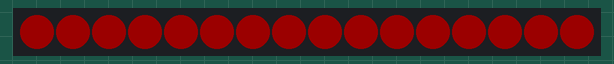
The sketch below on a simulated Arduino Uno, built with avr-gcc and run on an emulated ATmega328P. On the bench: 16 RGB LEDs in strip order, left to right. Dim RGB values are drawn brighter than linear.

Above: at 0.45 s.
At 19.71 s:
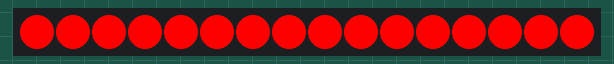

The sketch:

ex04_pulse.ino
```cpp
/** Ramp up all the pixel intensities.
 */
#include <Adafruit_NeoPixel.h>

#define PIN		6
#define NUM_PIXELS	16

Adafruit_NeoPixel pixels = Adafruit_NeoPixel(
	NUM_PIXELS,			// how many pixels on strip?
	PIN,				// output pin?
	NEO_GRB + NEO_KHZ800		// type of pixels?
);

int brightness = 0;

void setup() {
	pixels.begin();
}

void loop() {
	for(int i = 0 ; i < NUM_PIXELS ; i++)
		pixels.setPixelColor(i, brightness, 0, 0);
	pixels.show();
	delay(10);

	brightness++;
}
```

Measured:
- by itself, everything shown: repeats every 19.6 s, in 64 steps
